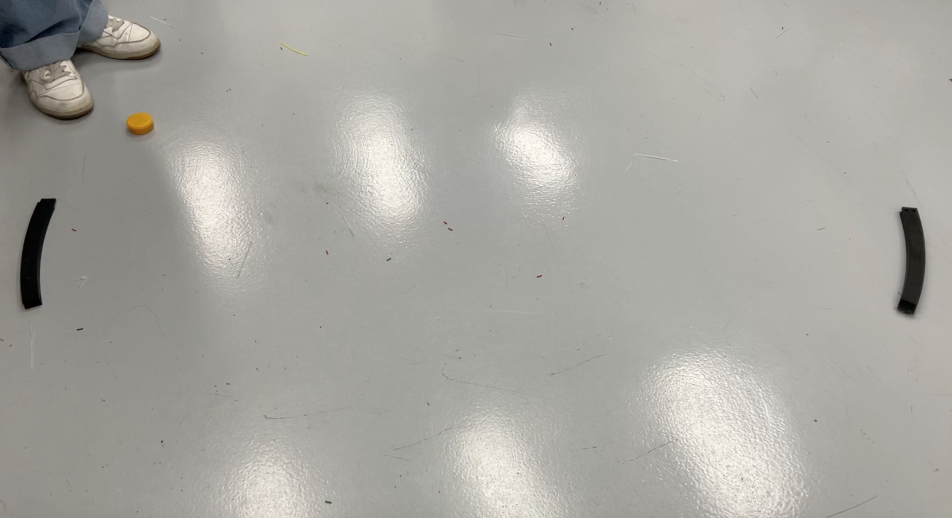
#> input picture images/first_image.png, 2854 x 1554 px, found by its file name (shown at 1/3 size)
$ python first_orb.py
#> lines starting #> are read from the running program, lines starting #| are printed output that depends on the picture
import cv2
import numpy as np

# Load images
image1 = cv2.imread('/Users/anabi/Documents/GitHub/HW10_ObjectDetection/images/first_image.png')
#> image1 is the input picture: shape (1554, 2854, 3); mean B, G, R 161.2, 167.2, 169.1
image2 = cv2.imread('/Users/anabi/Documents/GitHub/HW10_ObjectDetection/images/first_image.png')

# Resize images
image1 = cv2.resize(image1, (0,0), None, 0.4, 0.4)
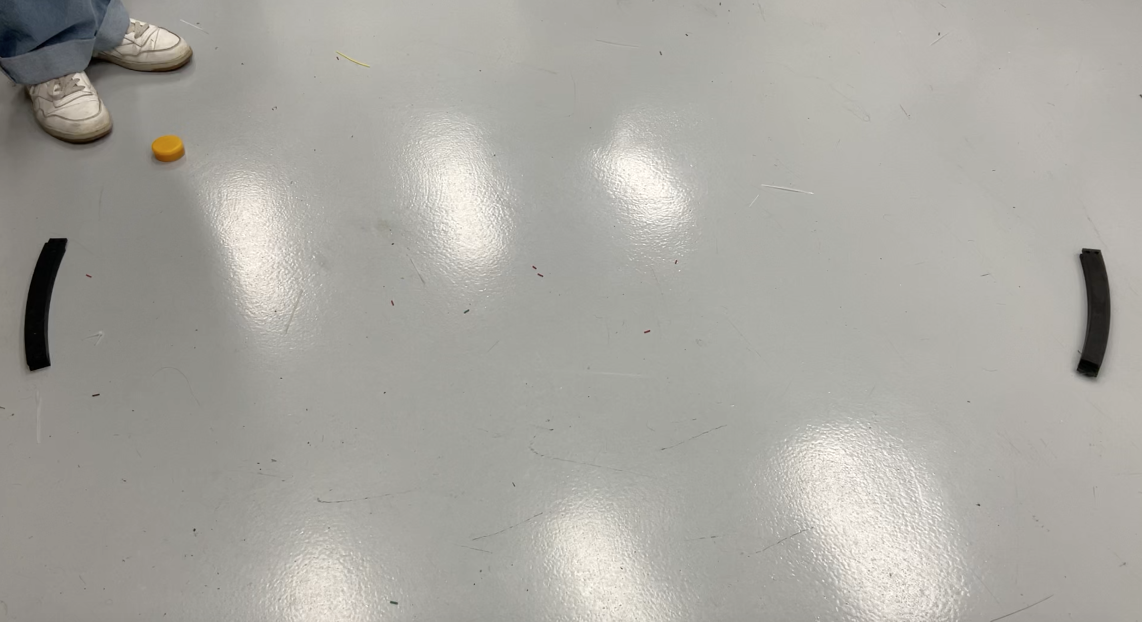
#> image1: shape (622, 1142, 3); mean B, G, R 161.1, 167.2, 169.1
image2 = cv2.resize(image2, (0,0), None, 0.4, 0.4)

# ORB Detector
orb =  cv2.ORB_create(nfeatures=1000)

# Detect ORB features and compute descriptors.
keypoints1, descriptors1 = orb.detectAndCompute(image1, None)
#> keypoints1 = 695 keypoints; strongest (x, y, size): (1084, 250, 37.2), (1083, 249, 31), (1099, 250, 31), (1085, 249, 53.6)
keypoints2, descriptors2 = orb.detectAndCompute(image2, None)
#> keypoints2 has the same summary as keypoints1

# Brute Force Matching with k-nearest neighbour calculation
bf = cv2.BFMatcher()
matches = bf.knnMatch(descriptors1, descriptors2, k=2)
#> matches = 695 matches

# Apply ratio test
good = []
for m, n in matches:
    if m.distance < 0.5*n.distance:
        good.append([m])
#> after the loop, good = 695 matches

# Draw matches
img3 = cv2.drawMatchesKnn(image1, keypoints1, image2, keypoints2, good, None, flags=2)
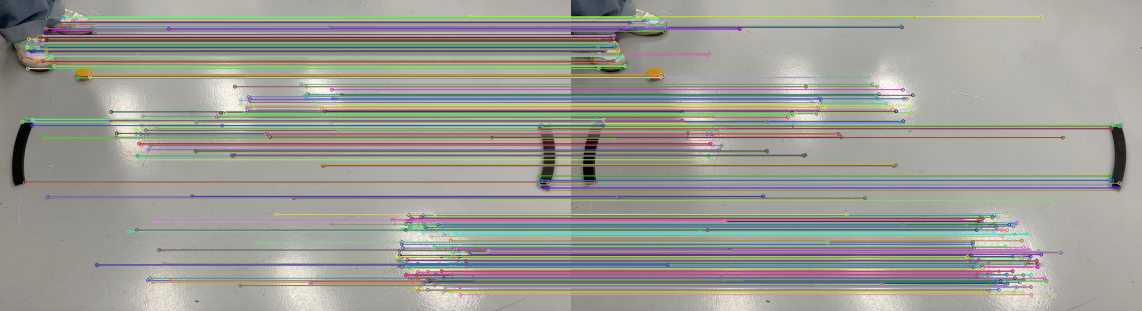
#> img3: shape (622, 2284, 3) (shown at 1/2 size); mean B, G, R 149.1, 156, 156.8

# Display images
cv2.imshow('image1', image1)
cv2.imshow('image2', image2)
cv2.imshow('img3', img3)

# Wait for the 'q' key to be pressed to exit
while True:
    if cv2.waitKey(1) & 0xFF == ord('q'):
#> (key q is pressed here)
        break

# Destroy all windows
cv2.destroyAllWindows()

$ run again, with images/IMAGE_BASE.png copied over images/first_image.png
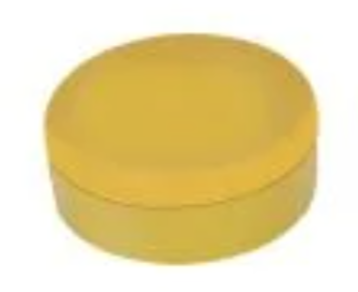
#> input picture images/IMAGE_BASE.png, 358 x 292 px, found by its file name
#> image1 is the input picture: shape (292, 358, 3); mean B, G, R 163.1, 215.3, 232.3
#> image1: shape (117, 143, 3)
#> keypoints1 = (); descriptors1 = None
#> keypoints2 = (); descriptors2 = None
#> matches = ()
#> after the loop `for m, n in matches:`: good = []
#> `img3 = cv2.drawMatchesKnn(image1, keypoints1, image2, keypoints2, good..`:
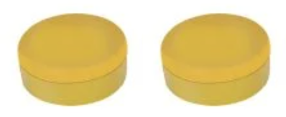
#> img3: shape (117, 286, 3); mean B, G, R 163.1, 215.3, 232.3

$ run again, with images/IMG_1259.JPG saved as images/first_image.png
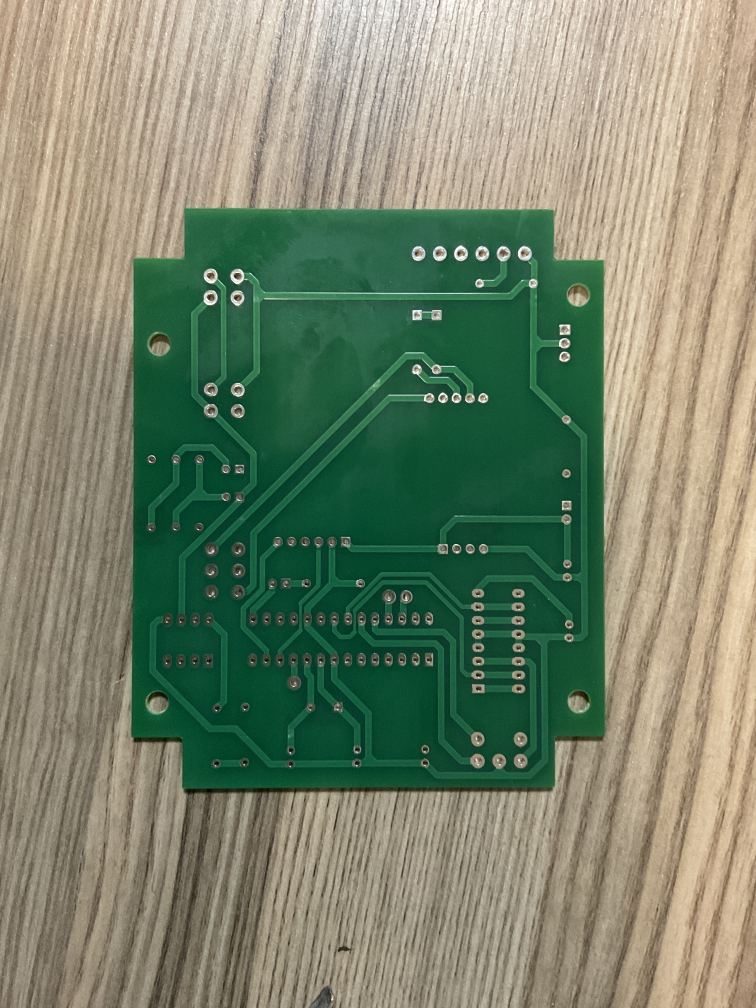
#> input picture images/IMG_1259.JPG, 3024 x 4032 px, found by its file name (shown at 1/4 size)
#> image1 is the input picture: shape (4032, 3024, 3); mean B, G, R 109.7, 133.5, 122.5
#> image1: shape (1613, 1210, 3)
#> keypoints1 = 1000 keypoints; strongest (x, y, size): (661, 497, 31), (679, 640, 31), (766, 640, 37.2), (895, 521, 31)
#> keypoints2 has the same summary as keypoints1
#> matches = 1000 matches
#> `img3 = cv2.drawMatchesKnn(image1, keypoints1, image2, keypoints2, good..`:
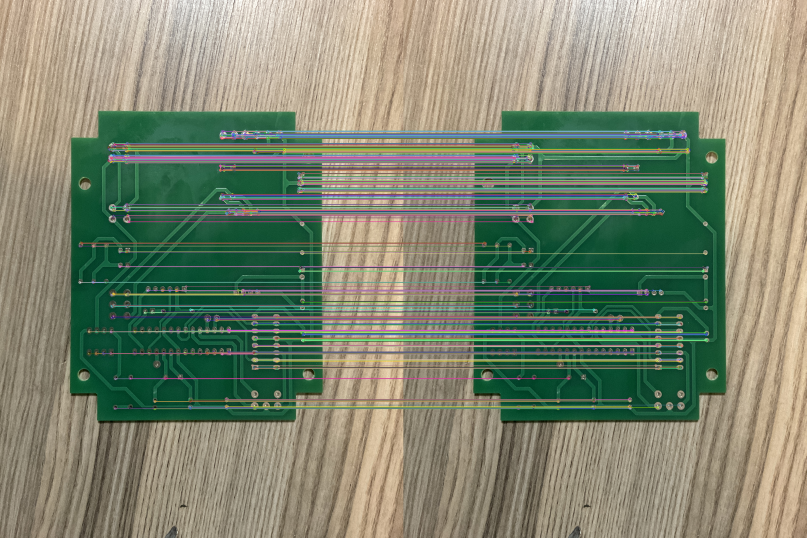
#> img3: shape (1613, 2420, 3) (shown at 1/3 size); mean B, G, R 112.9, 134.6, 126.7

$ run again, with images/IMG_E6CCE3F1A4BC-1.jpeg saved as images/first_image.png
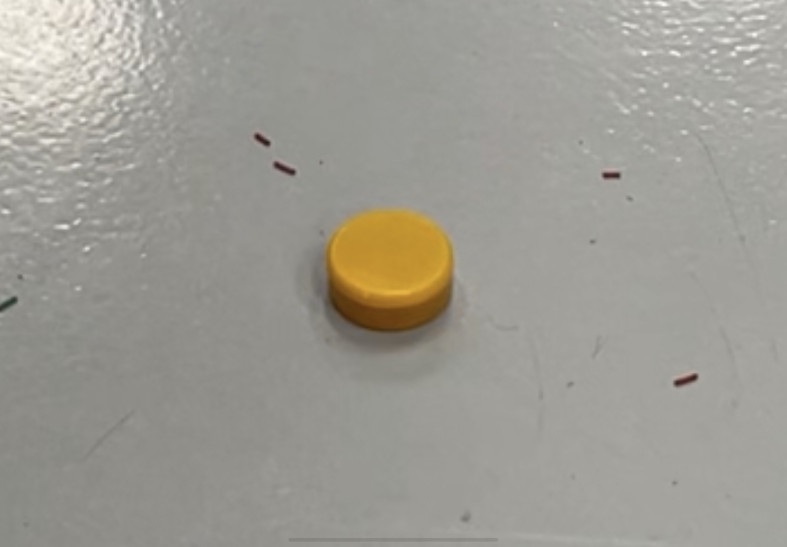
#> input picture images/IMG_E6CCE3F1A4BC-1.jpeg, 2360 x 1640 px, found by its file name (shown at 1/3 size)
#> image1 is the input picture: shape (1640, 2360, 3); mean B, G, R 147.7, 155.5, 157.6
#> `image1 = cv2.resize(image1, (0,0), None, 0.4, 0.4)`:
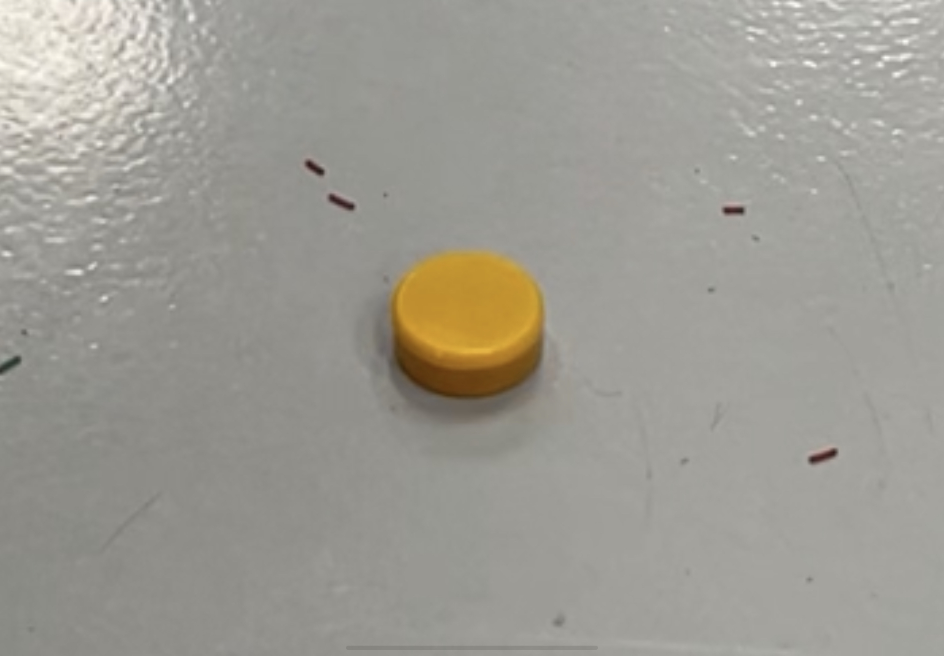
#> image1: shape (656, 944, 3); mean B, G, R 147.7, 155.4, 157.5
#> keypoints1 = 656 keypoints; strongest (x, y, size): (833, 453, 53.6), (834, 452, 44.6), (742, 210, 44.6), (810, 460, 53.6)
#> keypoints2 has the same summary as keypoints1
#> matches = 656 matches
#> `img3 = cv2.drawMatchesKnn(image1, keypoints1, image2, keypoints2, good..`:
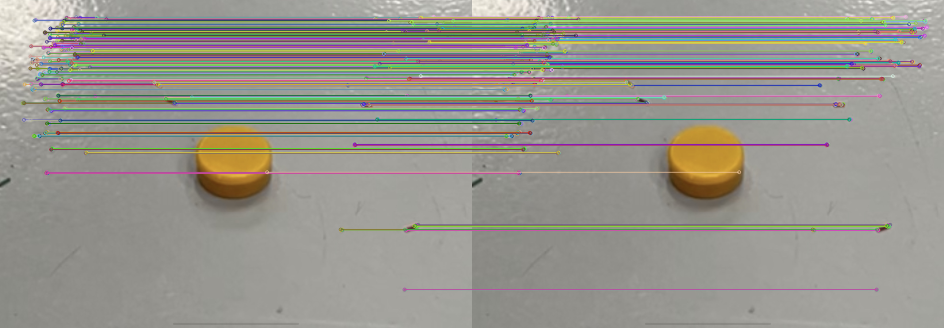
#> img3: shape (656, 1888, 3) (shown at 1/2 size); mean B, G, R 140.6, 149.1, 150.8
